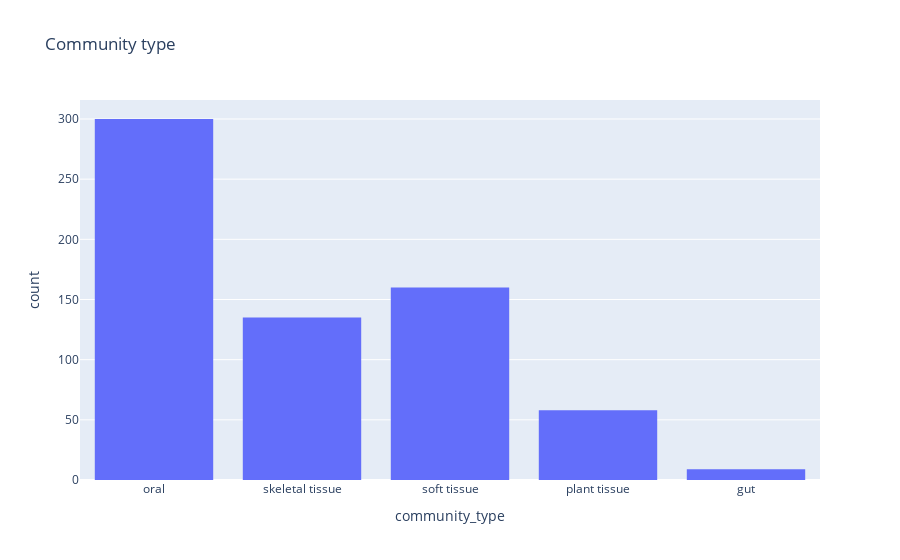

The notebook cell saved with this chart:
### Code cell
fig = px.histogram(aMetagenomes_metadata, x="community_type",title="Community type")
fig.show()

### Figure 1 — Plotly figure (JSON) as saved in the notebook; plotly's stock layout.template omitted (floating-point values rounded to 4 significant figures; data arrays with more than 128 entries replaced by an {"elided": "..."} marker saying what was removed)
{"data": [{"alignmentgroup": "True", "bingroup": "x", "hovertemplate": "community_type=%{x}<br>count=%{y}<extra></extra>", "legendgroup": "", "marker": {"color": "#636efa"}, "name": "", "offsetgroup": "", "orientation": "v", "showlegend": false, "type": "histogram", "x": {"elided": "662 str values"}, "xaxis": "x", "yaxis": "y"}], "layout": {"barmode": "relative", "legend": {"tracegroupgap": 0}, "title": {"text": "Community type"}, "xaxis": {"anchor": "y", "domain": [0, 1], "title": {"text": "community_type"}}, "yaxis": {"anchor": "x", "domain": [0, 1], "title": {"text": "count"}}}}
